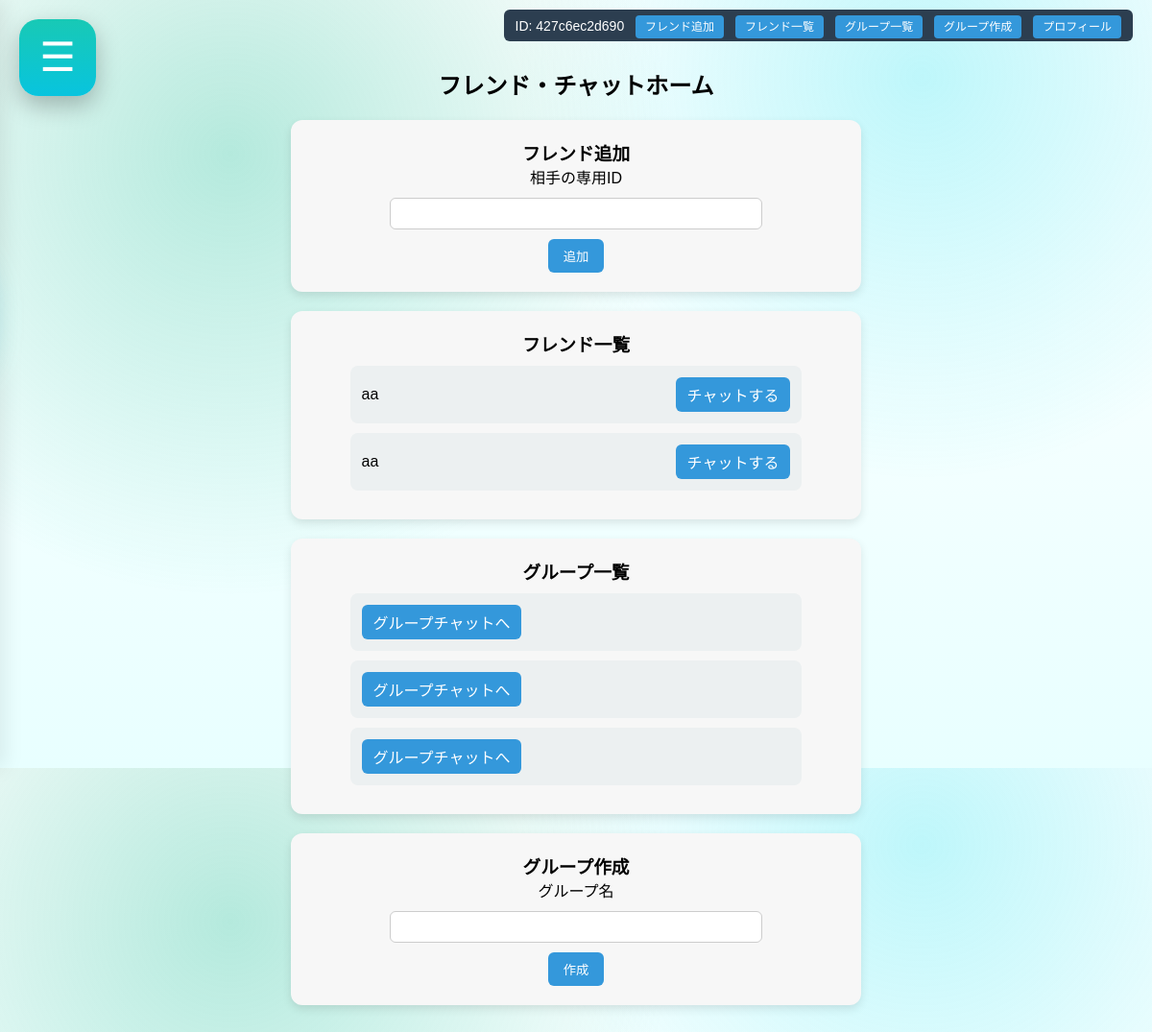
Screenshot of /friend_home/ (signed in) with the database file from the repository.
### chome_app/models.py (models this page shows, shortened)
class User(AbstractUser):
    unique_id = models.CharField(max_length=12, unique=True, blank=True)
    profile_bg = models.ImageField(upload_to='profile_bg/', blank=True, null=True)
    profile_icon = models.ImageField(upload_to='profile_icon/', blank=True, null=True)
    profile_message = models.TextField(blank=True, null=True)
    message_color = models.CharField(max_length=20, default="#ffffff")
    message_font = models.CharField(max_length=20, default="brush")

class Friend(models.Model):
    user = models.ForeignKey(settings.AUTH_USER_MODEL, related_name="owner", on_delete=models.CASCADE)
    friend = models.ForeignKey(settings.AUTH_USER_MODEL, related_name="friend", on_delete=models.CASCADE)
    created_at = models.DateTimeField(auto_now_add=True)

class GroupMember(models.Model):
    group = models.ForeignKey(Group, on_delete=models.CASCADE)
    user = models.ForeignKey(UserModel, on_delete=models.CASCADE)
    is_admin = models.BooleanField(default=False)

### chome_app/views.py (the view)
# urls.py: path("friend_home/", views.friend_home, name="friend_home"),
@login_required
def friend_home(request):
    friends = Friend.objects.filter(user=request.user)
    groups = GroupMember.objects.filter(user=request.user)
    received_requests = FriendRequest.objects.filter(receiver=request.user, is_accepted=False)
    return render(request, "friend_home.html", {
        "friends": friends,
        "groups": groups,
        "received_requests": received_requests,
    })

### chome_app/templates/friend_home.html (shortened to what this page needs)
{% extends "base.html" %}
{% load static %}
{% block extra_css %}
<link rel="stylesheet" href="{% static 'css/friend_home.css' %}">
{% endblock %}
{% block content %}
<div class="container">
    <h2>フレンド・チャットホーム</h2>
    <div class="top-right-id">
        ID: {{ user.unique_id }}
        <a href="{% url 'friend_request' %}" class="jump-btn">フレンド追加</a>
        <a href="{% url 'friend_list' %}" class="jump-btn">フレンド一覧</a>
        <a href="#group-list" class="jump-btn">グループ一覧</a>
        <a href="{% url 'group_create' %}" class="jump-btn">グループ作成</a>
        <a href="{% url 'friend_profile' %}" class="jump-btn">プロフィール</a>
    </div>
    <div class="section friend-list-section">
        <h3>フレンド追加</h3>
        <form method="POST" action="{% url 'add_friend' %}">
            <label>相手の専用ID</label>
            <input type="text" name="unique_id" required>
            <button type="submit">追加</button>
        </form>
    </div>
    <div class="section">
        <h3>フレンド一覧</h3>
        {% for f in friends %}
            <div class="friend-item">
                {{ f.friend.username }}
                <a href="{% url 'chat_room' f.friend.id %}">チャットする</a>
            </div>
        {% empty %}
            <p>まだフレンドがいません。</p>
        {% endfor %}
    </div>
    <div class="section">
        <h3>グループ一覧</h3>
        {% for g in groups %}
            <div class="group-item">
                <a href="{% url 'chat_room' g.id %}">グループチャットへ</a>
            </div>
        {% empty %}
            <p>まだグループがありません。</p>
        {% endfor %}
    </div>
    <div class="section">
        <h3>グループ作成</h3>
        <form method="POST" action="{% url 'create_group' %}">
            <label>グループ名</label>
            <input type="text" name="group_name" required>
            <button type="submit">作成</button>
        </form>
    </div>
</div>
{% endblock %}

### chome_app/static/css/css1.css (style rules this page uses)
* { margin:0; padding:0; box-sizing:border-box; }
html { scroll-behavior:smooth; }
body { font-family:"Yu Gothic","Meiryo",sans-serif; background:#f6fbfc; }
body { height:100vh; }
body { background: radial-gradient(circle at 20% 20%, rgba(18,184,142,.30), transparent 40%), radial-gradient(circle at 80% 10%, rgba(3,222,238,.25), transparent 35%), linear-gradient(180deg,#ffffff,#f5ffff,#e8ffff); }
button { padding:15px 25px; border:none; border-radius:15px; background:linear-gradient(135deg,#12b88e,#03deee); color:white; cursor:pointer; transition:.3s; }

### chome_app/static/css/friend_home.css (style rules this page uses)
.top-right-id { position: fixed; top: 10px; right: 20px; background: #2c3e50; color: white; padding: 8px 12px; border-radius: 6px; font-size: 14px; }
.jump-btn { background: #3498db; color: white; padding: 5px 10px; border-radius: 4px; margin-left: 8px; text-decoration: none; font-size: 12px; }
.container { max-width: 700px; margin: 0 auto; padding: 20px; text-align: center; }
.section { background: #f7f7f7; padding: 20px; margin: 20px auto; border-radius: 12px; box-shadow: 0 4px 10px rgba(0,0,0,0.1); width: 90%; }
.friend-item, .group-item { background: #ecf0f1; padding: 12px; margin: 10px auto; border-radius: 8px; width: 85%; display: flex; justify-content: space-between; align-items: center; }
.friend-item a, .group-item a { background: #3498db; color: white; padding: 6px 12px; border-radius: 6px; text-decoration: none; }
.section form { display: flex; flex-direction: column; gap: 10px; align-items: center; }
.section input[type="text"] { width: 70%; padding: 8px; border-radius: 6px; border: 1px solid #ccc; }
.section button { padding: 8px 16px; background: #3498db; color: white; border: none; border-radius: 6px; cursor: pointer; }

### rows the page displays
User: unique_id "427c6ec2d690"
Friend: friend.username "aa"
Friend: friend.username "aa"
